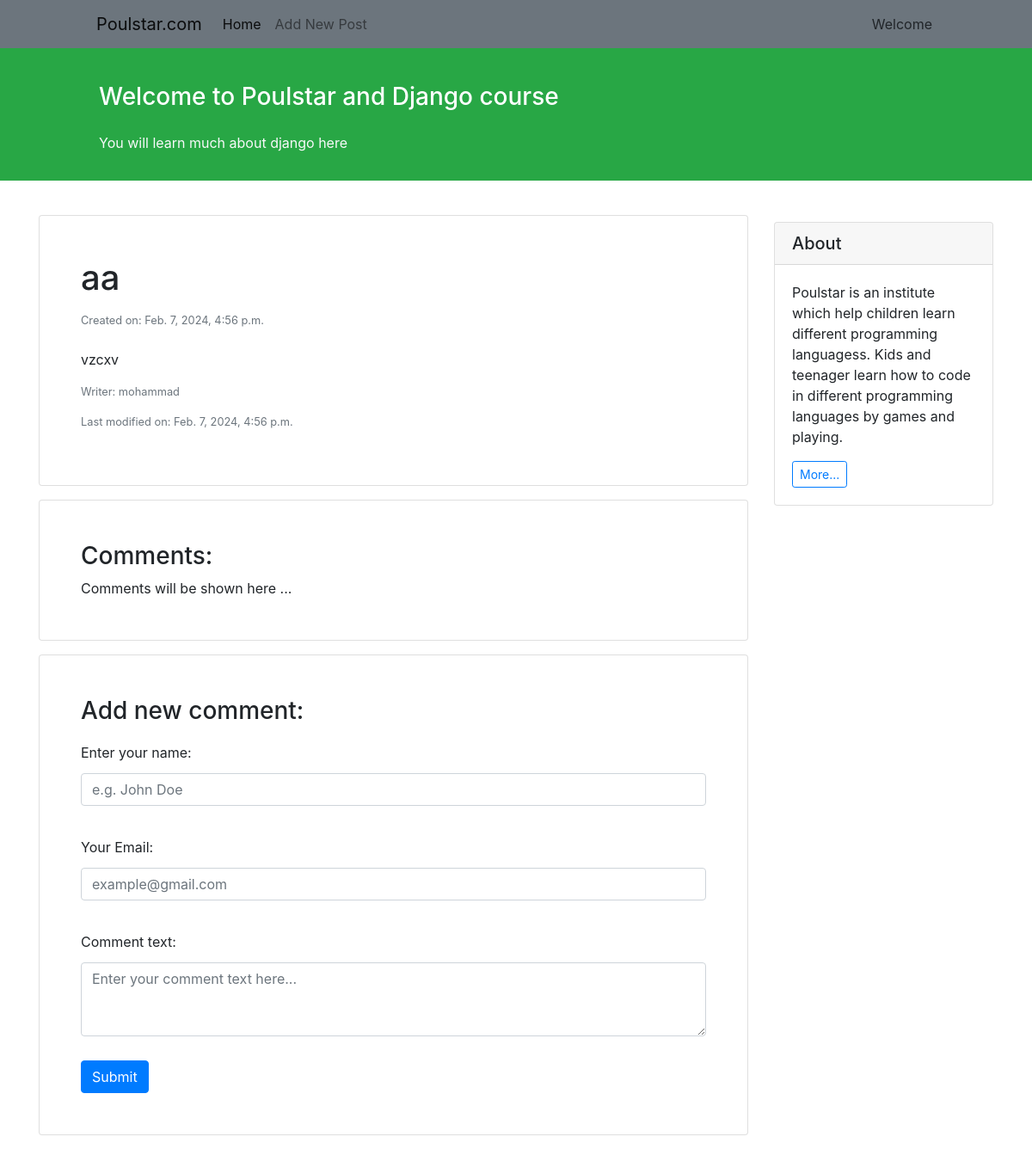
The app's page /detail/14/ with its own data.
### blog/models.py (models this page shows, shortened)
class BlogPost(models.Model):
    STATUS_CHOICES = (
        ('p', 'published'),
        ('d', 'draft'),
    )
    title = models.CharField(max_length=100)
    text = models.TextField()
    datetime_created = models.DateTimeField(auto_now_add=True)
    datetime_modified = models.DateTimeField(auto_now=True)
    status = models.CharField(max_length=1, choices=STATUS_CHOICES)
    author = models.ForeignKey('auth.User', on_delete=models.CASCADE)

### blog/views.py (the view)
# urls.py: path('detail/<int:pk>/', views.detail, name='detail'),
def detail(request, pk):
    post = get_object_or_404(BlogPost, pk=pk)
    context = {
        'post': post
    }
    return render(request, 'post_detail.html', context)

### blog/templates/post_detail.html (shortened to what this page needs)
{% extends "base.html" %}
{% block content %}
<div class="card shadow my-3 p-5">
    <h1> {{ post.title }} </h1>
    <p class="small text-muted mt-2">Created on: {{ post.datetime_created }}</p>
    <p class="mt-2" style="text-align: justify">
        {{ post.text }}
    </p>
    <p class="small text-muted">Writer: {{ post.author }}</p>
    <p class="small text-muted mt">Last modified on: {{ post.datetime_modified }}</p>
</div>
<div class="card shadow my-3 p-5">
    <h3>Comments:</h3>
        Comments will be shown here ...
</div>
<div class="card shadow my-3 p-5">
    <h3>Add new comment:</h3>
    <form method="POST">
        <div class="form-group py-2">
            <label class="py-1" for="author_name">Enter your name:</label>
            <input type="text" class="form-control" placeholder="e.g. John Doe" name="author_name">
        </div>
        <div class="form-group py-2">
            <label class="py-1" for="email">Your Email:</label>
            <input type="email" class="form-control" placeholder="example@gmail.com" name="email">
        </div>
        <div class="form-group py-2">
            <label class="py-1" for="comment_text">Comment text:</label>
            <textarea class="form-control" name="text" rows="3" placeholder="Enter your comment text here..."></textarea>
        </div>
        <button type="submit" class="btn btn-primary mt-1">Submit</button>
    </form>
</div>
{% endblock content %}

### records on screen
BlogPost: title "aa", datetime_created "Feb. 7, 2024, 4:56 p.m.", text "vzcxv", author "mohammad", datetime_modified "Feb. 7, 2024, 4:56 p.m."
